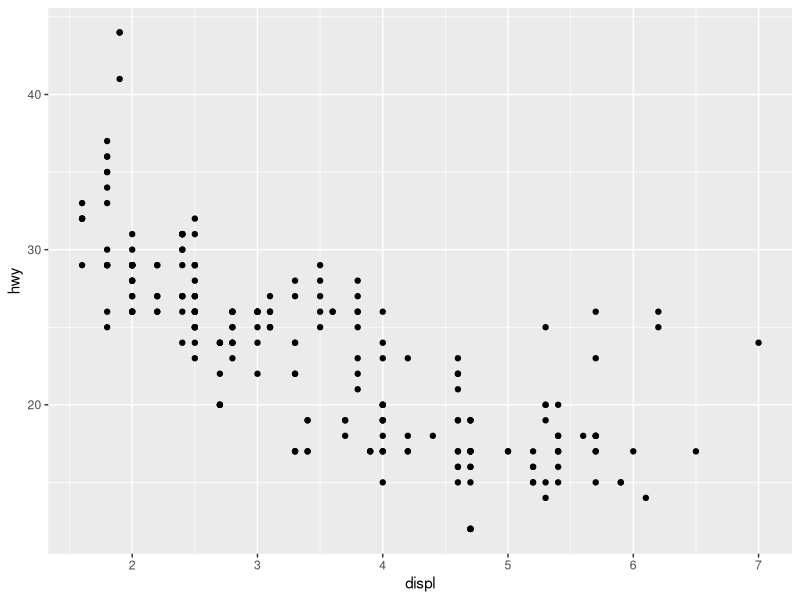
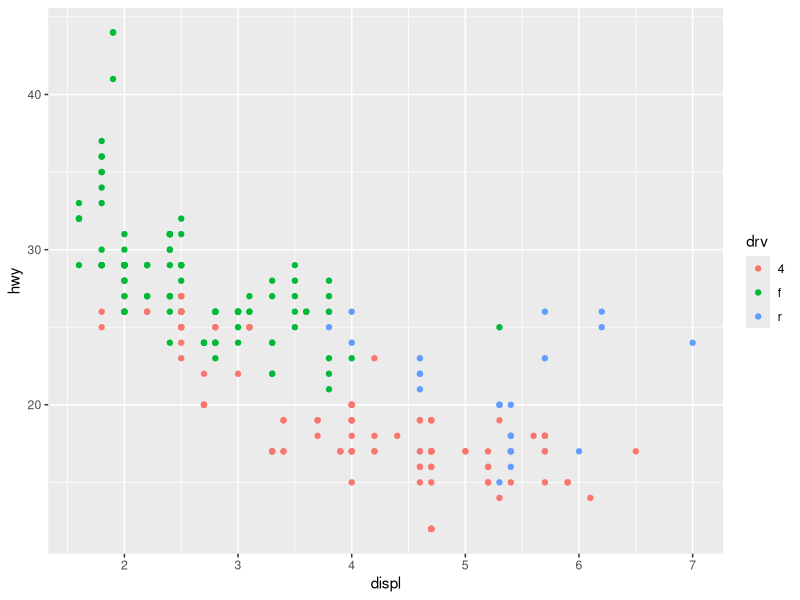
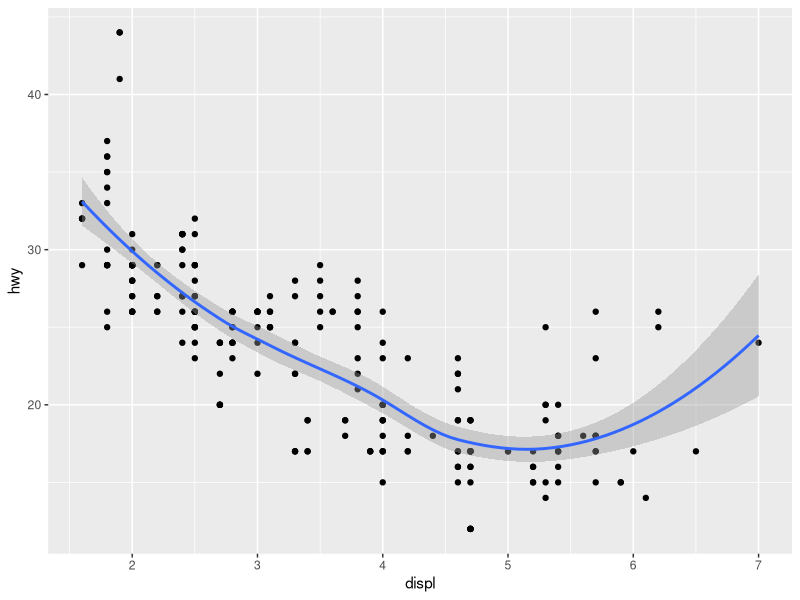
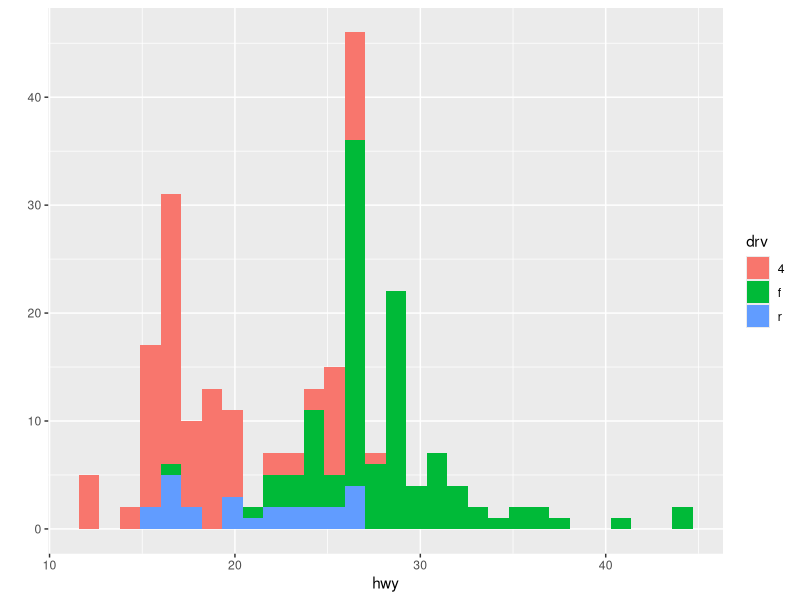
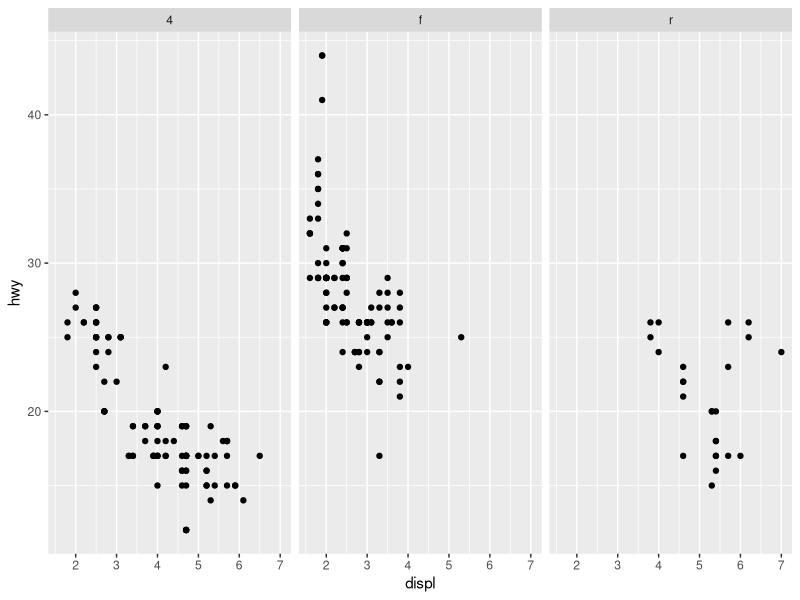
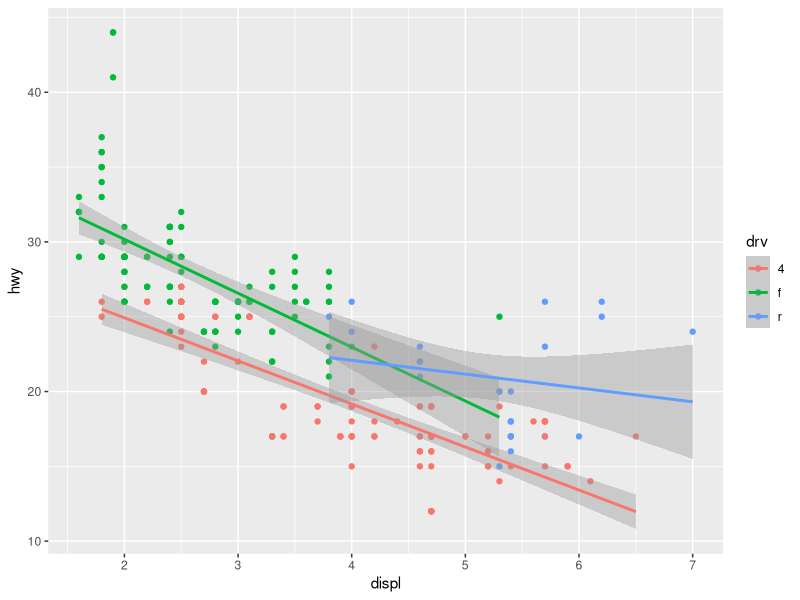
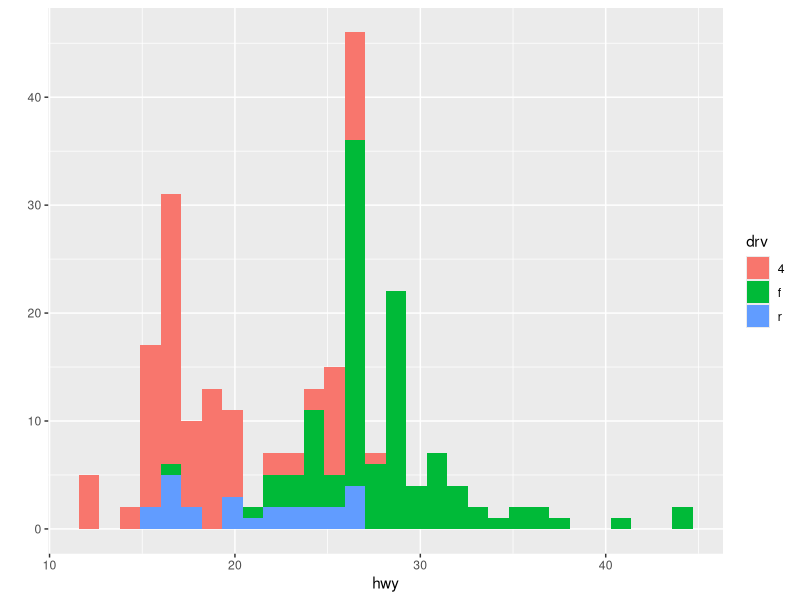
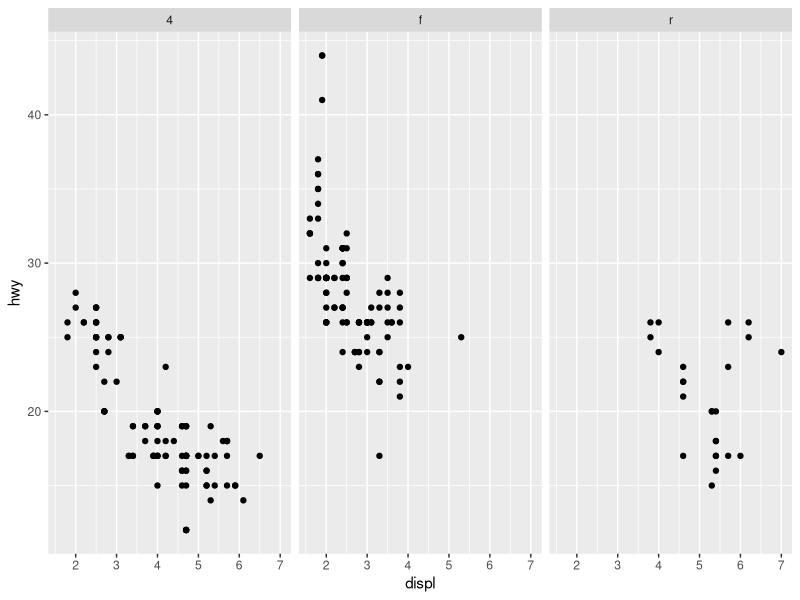

Reproduce these figures in R, in order.
## Helloworld
# displ= consumo ; hwy= millas/galon
library(ggplot2)
str(mpg) # http://docs.ggplot2.org/current/mpg.html
qplot(x = displ, y = hwy, data = mpg)

## Añadimos color (aesthetic)
library(ggplot2)
qplot(x = displ, y = hwy, data = mpg, color = drv)

## Añadimos objetos de tipo geometric
library(ggplot2)
qplot(x = displ, y = hwy, data = mpg, geom= c("point","smooth"))

## Histograma
library(ggplot2)
qplot(x = hwy, data = mpg, fill= drv)

## Facets(múltiples gráficas)
library(ggplot2)
qplot(x = displ, y = hwy, data = mpg, facets= .~drv)

## Añadimos objetos de tipo geometric
library(ggplot2)
qplot(x = displ, y = hwy, data = mpg, color = drv) + geom_smooth(method="lm")

## Histograma
library(ggplot2)
qplot(x = hwy, data = mpg, fill= drv)

## Facets(múltiples gráficas)
library(ggplot2)
qplot(x = displ, y = hwy, data = mpg, facets= .~drv)

## Facets(múltiples gráficas)
library(ggplot2)
qplot(x = hwy,
        data = mpg,
        facets= drv~.,
        binwidth= 2,
        color = drv,
      
                )

## Densidad
qplot(x = hwy, data = mpg, geom= "density")
qplot(x = hwy, data = mpg, geom= "density", color = drv)

#Gráficos complejos: Composición -Geom
ggplot(mpg, aes(displ, hwy, color = class)) + geom_point()


